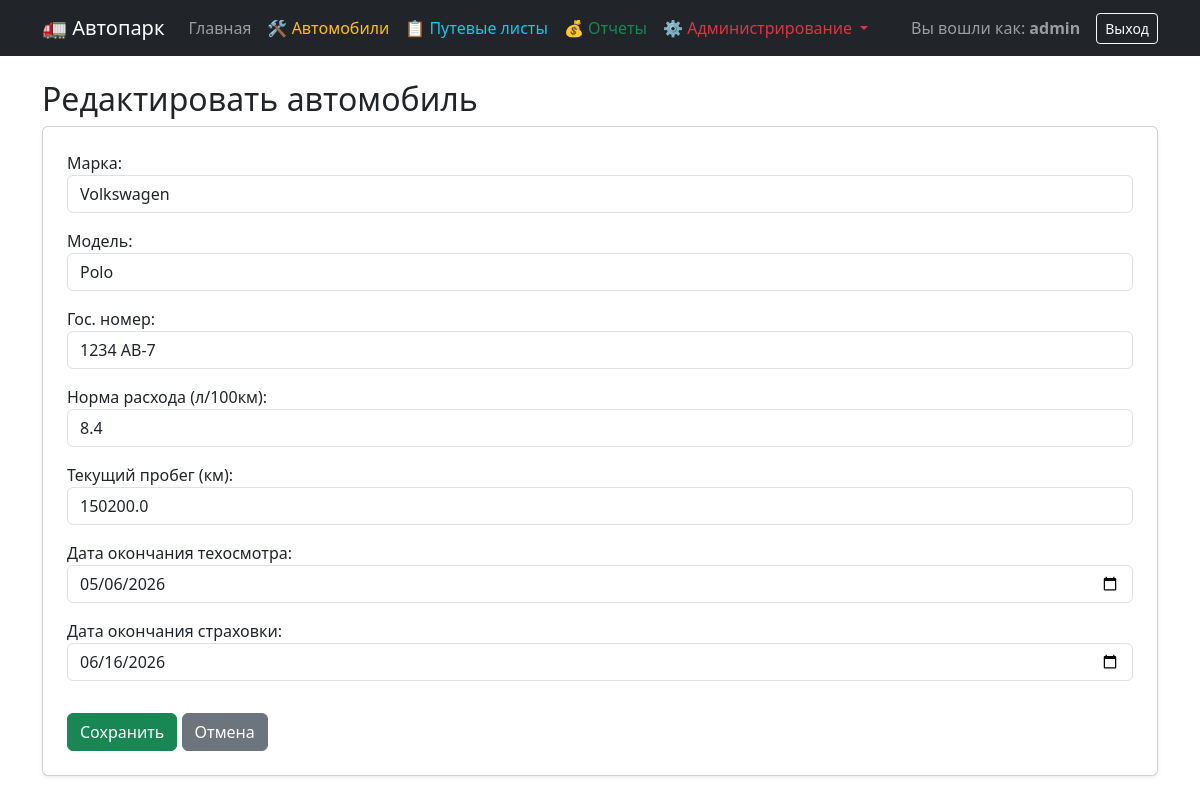
/cars/4/edit/ (signed in), run on the app's committed database.
### fleet/models.py (models this page shows, shortened)
class Automobile(models.Model):
    make = models.CharField(max_length=50, verbose_name="Марка")
    model = models.CharField(max_length=50, verbose_name="Модель")
    license_plate = models.CharField(max_length=20, unique=True, verbose_name="Гос. номер")
    fuel_consumption_rate = models.FloatField(verbose_name="Норма расхода (л/100км)")
    current_mileage = models.FloatField(default=0, verbose_name="Текущий пробег (км)")
    inspection_due_date = models.DateField(verbose_name="Дата окончания техосмотра")
    insurance_due_date = models.DateField(verbose_name="Дата окончания страховки")
    last_updated = models.DateTimeField(auto_now=True, verbose_name="Последнее изменение")
    class Meta:
        verbose_name = "Автомобиль"
        verbose_name_plural = "Автомобили"

### fleet/views.py (the view)
# urls.py: path('cars/<int:pk>/edit/', views.car_edit, name='car_edit'),
@login_required
@user_passes_test(is_mechanic)
def car_edit(request, pk):
    car = get_object_or_404(Automobile, pk=pk)
    if request.method == 'POST':
        form = AutomobileForm(request.POST, instance=car)
        if form.is_valid():
            form.save()
            return redirect('car_list')
    else:
        form = AutomobileForm(instance=car)
    return render(request, 'fleet/car_form.html', {'form': form, 'title': 'Редактировать автомобиль'})

### fleet/forms.py
class AutomobileForm(forms.ModelForm):
    class Meta:
        model = Automobile
        fields = '__all__'
        widgets = {
            'inspection_due_date': forms.DateInput(format='%Y-%m-%d', attrs={'type': 'date', 'class': 'form-control'}),
            'insurance_due_date': forms.DateInput(format='%Y-%m-%d', attrs={'type': 'date', 'class': 'form-control'}),
            'make': forms.TextInput(attrs={'class': 'form-control'}),
            'model': forms.TextInput(attrs={'class': 'form-control'}),
            'license_plate': forms.TextInput(attrs={'class': 'form-control'}),
            'fuel_consumption_rate': forms.NumberInput(attrs={'class': 'form-control', 'step': '0.1'}),
            'current_mileage': forms.NumberInput(attrs={'class': 'form-control'}),
        }

### fleet/templatetags/fleet_extras.py (called while the page is built)
@register.filter(name='has_group')
def has_group(user, group_name):
    return user.groups.filter(name=group_name).exists()

### fleet/views.py (called while the page is built)
def is_mechanic(user):
    return user.groups.filter(name='Mechanic').exists() or user.is_superuser

### fleet/templates/fleet/car_form.html (shortened to what this page needs)
{% extends 'fleet/base.html' %}
{% block content %}
    <h2>{{ title }}</h2>
    <div class="card p-4 shadow-sm">
        <form method="post">
            {{ form.as_p }}
            <button type="submit" class="btn btn-success mt-3">Сохранить</button>
            <a href="javascript:history.back()" class="btn btn-secondary mt-3">Отмена</a>
        </form>
    </div>
{% endblock %}

### fleet/templates/fleet/base.html (shortened to what this page needs)
{% load fleet_extras %}
<!DOCTYPE html>
<html lang="ru">
<head>
    <link href="https://cdn.jsdelivr.net/npm/bootstrap@5.3.0/dist/css/bootstrap.min.css" rel="stylesheet">
</head>
<body>
<nav class="navbar navbar-expand-lg navbar-dark bg-dark mb-4">
    <div class="container">
        <a class="navbar-brand" href="{% url 'dashboard' %}">🚛 Автопарк</a>
        {% if user.is_authenticated %}
            <div class="collapse navbar-collapse" id="navbarNav">
                <ul class="navbar-nav me-auto">
                    <li class="nav-item">
                        <a class="nav-link" href="{% url 'dashboard' %}">Главная</a>
                    </li>
                    {% if user|has_group:"Mechanic" or user.is_superuser %}
                        <li class="nav-item">
                            <a class="nav-link text-warning" href="{% url 'car_list' %}">🛠 Автомобили</a>
                        </li>
                    {% endif %}
                    {% if user|has_group:"Dispatcher" or user.is_superuser %}
                        <li class="nav-item">
                            <a class="nav-link text-info" href="{% url 'log_list' %}">📋 Путевые листы</a>
                        </li>
                    {% endif %}
                    {% if user|has_group:"Accountant" or user.is_superuser %}
                        <li class="nav-item">
                            <a class="nav-link text-success" href="{% url 'reports_selection' %}">💰 Отчеты</a>
                        </li>
                    {% endif %}
                    {% if user|has_group:"Administrator" or user.is_superuser %}
                        <li class="nav-item dropdown">
                            <a class="nav-link dropdown-toggle text-danger" href="#" role="button"
                               data-bs-toggle="dropdown">
                                ⚙️ Администрирование
                            </a>
                        </li>
                    {% endif %}
                </ul>
                <span class="navbar-text me-3">
                    Вы вошли как: <b>{{ user.username }}</b>
                </span>
                <form method="post" action="{% url 'logout' %}">
                    <button type="submit" class="btn btn-outline-light btn-sm">Выход</button>
                </form>
            </div>
        {% endif %}
    </div>
</nav>
<div class="container">
    {% block content %}
    {% endblock %}
</div>
</body>
</html>

### data on the page
Automobile: make "Volkswagen", model "Polo", license_plate "1234 AB-7", fuel_consumption_rate "8.4", current_mileage "150200.0", inspection_due_date "05/06/2026", insurance_due_date "06/16/2026"

### other printed values
{{ user.username }} "admin"
{{ title }} "Редактировать автомобиль"
